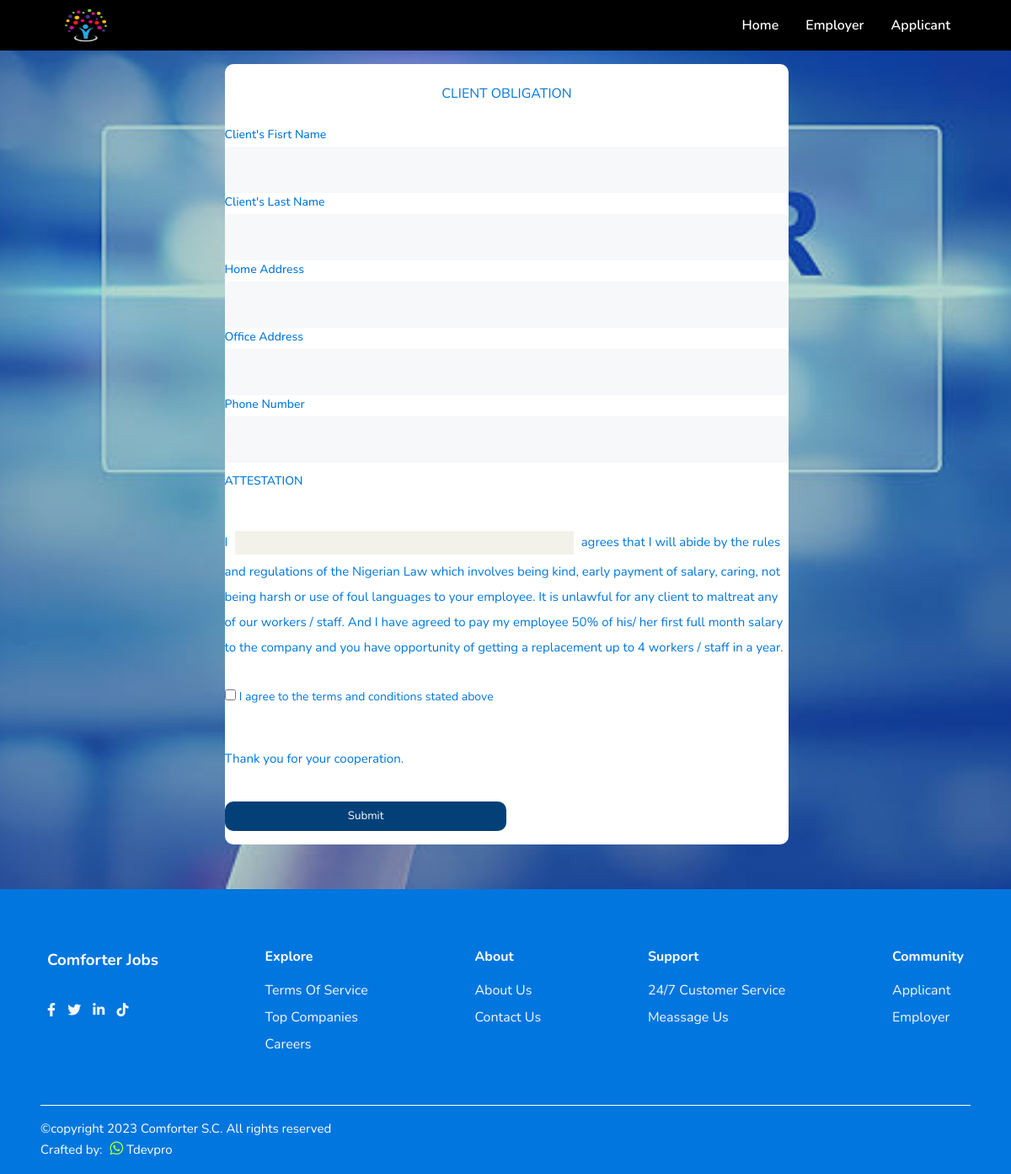
The page /employers/employer/terms on the database its author committed.
### home/models.py (models this page shows, shortened)
class CompanyProfile(models.Model):
    name = models.CharField(max_length=50, blank=True, null=True)
    keyword = models.CharField(max_length=150, blank=True, null=True)
    description = models.CharField(max_length=150, blank=True, null=True)
    logo = models.ImageField(upload_to='logo', blank=True, null=True)
    favicon = models.ImageField(upload_to='logo', blank=True, null=True, default='logo/favicon-96x96.png')
    banner = models.ImageField(upload_to='logo', blank=True, null=True)
    head_office = models.CharField(max_length=100,blank=True, null=True)
    branch_office1 = models.CharField(max_length=100, blank=True, null=True)
    branch_office2 = models.CharField(max_length=100, blank=True, null=True)
    mobile1 = models.CharField(max_length=20, blank=True, null=True)
    mobile2 = models.CharField(max_length=20, blank=True, null=True)
    mobile3 = models.CharField(max_length=20, blank=True, null=True)
    mobile4 = models.CharField(max_length=20, blank=True, null=True)
    mobile5 = models.CharField(max_length=20, blank=True, null=True)
    email = models.EmailField(blank=True, null=True)
    website = models.URLField(blank=True, null=True)
    about = models.TextField(blank=True, null=True)
    about2 = models.TextField(blank=True, null=True)
    about_img = models.ImageField(upload_to='logo', blank=True, null=True, default='logo/aboutus.jpg')
    class Meta:
        db_table = 'companyprofile'
        managed = True
        verbose_name = 'CompanyProfile'
        verbose_name_plural = 'CompanyProfile'

### createdby/models.py (models this page shows, shortened)
class CreatedBy(models.Model):
    copyright_year = models.CharField(max_length=4, blank=True, null=True)
    crafted_by = models.CharField(max_length=250, default='')
    crafted_by_whatsapp = models.CharField(max_length=250, default='', blank=True, null=True)
    crafted_by_website = models.URLField(default='', blank=True, null=True)
    class Meta:
        db_table = 'createdby'
        managed = True
        verbose_name = 'CreatedBy'
        verbose_name_plural = 'CreatedBys'

### employers/views.py (the view, shortened to what this page needs)
# urls.py: path('employer/terms', EmployerTerm2.as_view(), name='employer_term2'),
class EmployerTerm2(View):
    def get(self, request):
        createdby = CreatedBy.objects.get(pk=1)
        home = CompanyProfile.objects.get(pk=1)
        regfee = Registration_Fee.objects.get(pk=1)
        form = EmployerTerms2Form()
        return render(request, 'employer_terms2.html', {
            'createdby':createdby,
            'form':form,
            'home':home,
            'regfee':regfee,
            })

### employers/forms.py
class EmployerTerms2Form(forms.ModelForm):
    class Meta:
        model = EmployerTerms2
        fields = "__all__"

### home/templatetags/simple_tags.py (called while the page is built)
@register.simple_tag()
def intralink(main, link):
    return reverse(main) + '#' + link

### employers/templates/employer_terms2.html (shortened to what this page needs)
{% extends 'base.html' %}
{% load humanize %}
{% block header %}{% include 'emp_header.html' %}{% endblock header %}
{% block content %}
<div class="employerr">
    <div class="container" id="create">
        <section class="main">
            <div class="main_body applii_form">
                <div class="appli_form attest_form">
                    <form action="{% url 'employers:employer_term2' %}" method="POST" id="terms">
                        <div class="resume">
                            <div class="res">
                                <h2>CLIENT OBLIGATION </h2>
                            </div>
                        </div>
                        <div class="line">
                            <label for="">Client's Fisrt Name</label>
                            <input type="text"  name="first_name" required>
                        </div>
                        <div class="line">
                            <label for="">Client's Last Name</label>
                            <input type="text"  name="last_name" required>
                        </div>
                        <div class="line">
                            <label for="">Home Address</label>
                            <input type="text"  name="home_address" required>
                        </div>
                        <div class="line">
                            <label for="">Office address</label>
                            <input type="text"  name="office_address" required>
                        </div>
                        <div class="line">
                            <label for="">Phone number</label>
                            <input type="text"  name="phone_no" required>
                        </div>
                        <div class="personal">
                            <p>Attestation </p>
                        </div>
                        <div class="line_p">
                            <p>
                                I <input type="text" name="attest" value=""> agrees that
                                I will abide by the rules and regulations of the Nigerian Law which
                                 involves being kind, early payment of salary, caring, not being
                                 harsh or use of foul languages to your employee. It is unlawful
                                 for any client to maltreat any of our workers / staff. And I have agreed to
                                 pay my employee 50% of his/ her  first full month salary to the company
                                  and you have opportunity of getting a replacement up to 4 workers /
                                staff in a year.
                            </p>
                        </div>
                        <div class="line_gree">
                            <input type="checkbox" name="agree2"  required>
                            <label for="">I agree to the terms and conditions stated above</label>
                        </div>
                        <div class="line_p">
                            <p>Thank you for your cooperation. </p>
                        </div>
                        <div class="line_btn">
                            <button type="submit">submit</button>
                        </div>
                    </form>
                </div>
            </div>
        </section>
    </div>
</div>
{% endblock content %}
{% block footer %} {% include 'footer.html' %} {% endblock footer %}

### employers/templates/emp_header.html (shortened to what this page needs)
{% load static %}
<header class="alljobs">
    <div class="navbar">
        <div class="logo">
            <a href="{% url 'index' %}">
                <img class="logo_img" src="{{home.logo.url}}" alt="">
            </a>
        </div>
        <ul class="links">
            <li><a href="{% url 'index' %}">Home</a></li>
            <li><a href="{% url 'accounts:employer' %}">Employer</a></li>
            <li><a href="{% url 'accounts:applicant' %}">Applicant</a></li>
        </ul>
    </div>
</header>

### home/templates/footer.html (shortened to what this page needs)
{% load simple_tags %}
    <div class="footer-section">
        <div class="footer">
            <div class="footer-wrapper">
                <h3>comforter jobs</h3>
                <div class="social-media">
                    <a href="#"><i class="fab fa-facebook-f"></i></a>
                    <a href="#"><i class="fab fa-twitter"></i></a>
                    <a href="#"><i class="fab fa-linkedin-in"></i></a>
                    <a href="#"><i class="fab fa-tiktok"></i></a>
                </div>
            </div>
            <div class="footer-wrapper">
                <h4>explore</h4>
                <a>terms of service</a>
                <a href="{% intralink 'index' 'companies' %}">top companies</a>
                <a href="{% url 'accounts:applicantsignup' %}">careers</a>
            </div>
            <div class="footer-wrapper">
                <h4>about</h4>
                <a href="{% intralink 'index' 'about' %}">about us</a>
                <a href="{% intralink 'index' 'contact' %}">contact us</a>
            </div>
            <div class="footer-wrapper">
                <h4>support</h4>
                <a>24/7 customer service</a>
                <a>meassage us</a>
            </div>
            <div class="footer-wrapper">
                <h4>community</h4>
                <a href="{% url 'accounts:applicantsignup' %}">applicant</a>
                <a href="{% url 'accounts:employersignup' %}">employer</a>
            </div>
        </div>
        <div class="copyright">
            <hr>
            <p>&copy;copyright {{createdby.copyright_year}} {{home.name}}. All rights reserved</p>
            <p>Crafted by:
                <a href="#"><span class="whats"><i class="fab fa-whatsapp" aria-hidden="true"></i></span></a>
                {{createdby.crafted_by}}
            </p>
        </div>
    </div>

### rows shown on the page
CompanyProfile: logo (picture), name "Comforter S.C"
CreatedBy: copyright_year "2023", crafted_by "Tdevpro"
